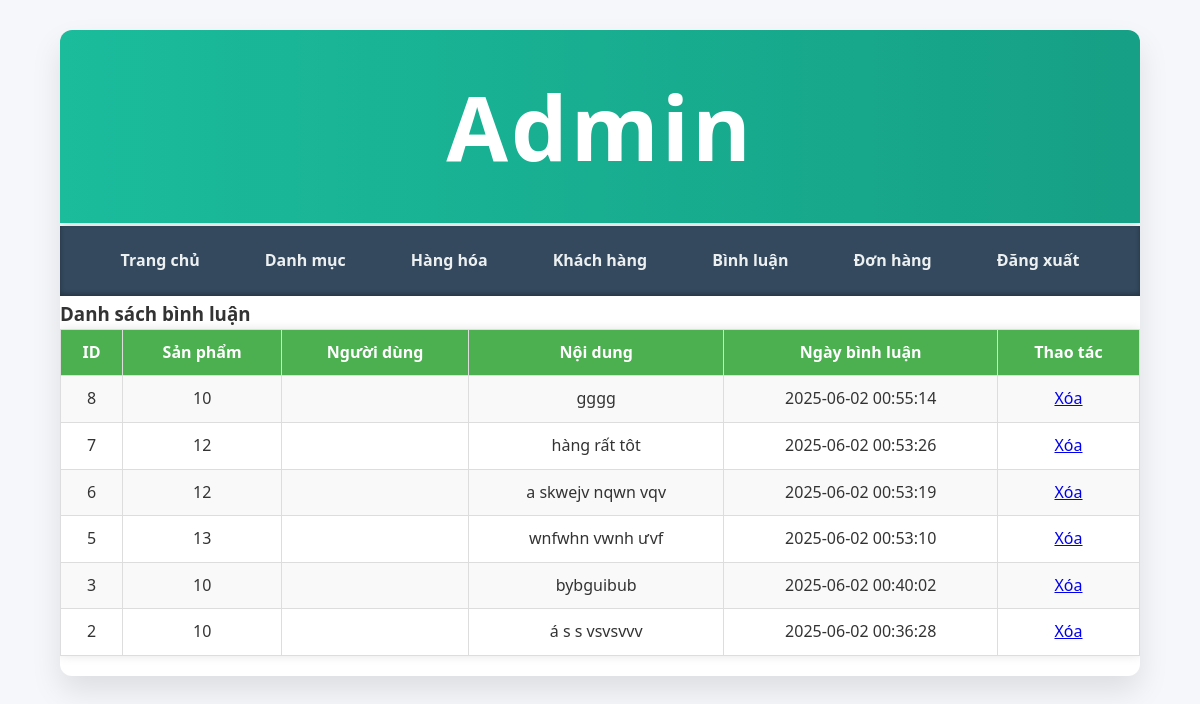
/admin/index.php?act=dsbl (signed in), run on the app's committed database.
### tables this page shows
CREATE TABLE `binhluan` (
  `id` int NOT NULL,
  `noidung` text NOT NULL,
  `iduser` int NOT NULL,
  `idpro` int NOT NULL,
  `ngaybinhluan` datetime NOT NULL DEFAULT CURRENT_TIMESTAMP
);

### model/pdo.php (called while the page is built, shortened)
<?php
function pdo_get_connection(){
    $dburl = "mysql:host=localhost;dbname=nhom3_duan1;charset=utf8";
    $username = 'root';
    $password = '';
    $conn = new PDO($dburl, $username, $password);
    $conn->setAttribute(PDO::ATTR_ERRMODE, PDO::ERRMODE_EXCEPTION);
    return $conn;
}
function pdo_query($sql){
    $sql_args = array_slice(func_get_args(), 1);
    try{
        $conn = pdo_get_connection();
        $stmt = $conn->prepare($sql);
        $stmt->execute($sql_args);
        $rows = $stmt->fetchAll();
        return $rows;
    }
    catch(PDOException $e){
        throw $e;
    }
    finally{
        unset($conn);
    }
}

### model/binhluan.php (called while the page is built, shortened)
<?php
function loadAll_binhluan() {
    $sql = "SELECT bl.*, u.username
            FROM binhluan bl
            LEFT JOIN user u ON bl.iduser = u.id
            ORDER BY bl.id DESC";
    return pdo_query($sql);
}

### view/binhluan/list.php (the view)
<h3>Danh sách bình luận</h3>
<table>
    <tr>
        <th>ID</th>
        <th>Sản phẩm</th>
        <th>Người dùng</th>
        <th>Nội dung</th>
        <th>Ngày bình luận</th>
        <th>Thao tác</th>
    </tr>
  <?php if (!empty($listbl)): ?>
    <?php foreach ($listbl as $bl): ?>
        <tr>
            <td><?= $bl['id'] ?></td>
            <td><?= $bl['idpro'] ?></td>
            <td><?= $bl['username'] ?></td>
            <td><?= $bl['noidung'] ?></td>
            <td><?= $bl['ngaybinhluan'] ?></td>
            <td>
                    <a href="index.php?act=xoabl&id=<?= $bl['id'] ?>" onclick="return confirm('Bạn chắc chắn muốn xóa bình luận này?');">Xóa</a>
                </td>
        </tr>
    <?php endforeach; ?>
<?php else: ?>
    <tr><td colspan="6">Không có bình luận nào.</td></tr>
<?php endif; ?>
</table>

### view/css/css.css (style rules this page uses)
body { font-family: 'Roboto', Arial, sans-serif; margin: 0; padding: 0; background-color: #f4f4f4; }
table { width: 100%; border-collapse: collapse; margin-bottom: 20px; box-shadow: 0 0 10px rgba(0, 0, 0, 0.1); }
table th, table td { padding: 10px; text-align: center; border: 1px solid #ddd; }
table th { background-color: #4CAF50; color: white; }
table tr:nth-child(even) { background-color: #f9f9f9; }
* { box-sizing: border-box; }
* { box-sizing: border-box; margin: 0; padding: 0; font-family: 'Segoe UI', Tahoma, Geneva, Verdana, sans-serif; }
body { background: #f5f7fa; color: #333; font-size: 16px; line-height: 1.6; min-height: 100vh; }

### data on the page
binhluan: id "8", idpro "10", noidung "gggg", ngaybinhluan "2025-06-02 00:55:14"
binhluan: id "7", idpro "12", noidung "hàng rất tôt", ngaybinhluan "2025-06-02 00:53:26"
binhluan: id "6", idpro "12", noidung "a skwejv nqwn vqv", ngaybinhluan "2025-06-02 00:53:19"
binhluan: id "5", idpro "13", noidung "wnfwhn vwnh ưvf", ngaybinhluan "2025-06-02 00:53:10"
binhluan: id "3", idpro "10", noidung "bybguibub", ngaybinhluan "2025-06-02 00:40:02"
binhluan: id "2", idpro "10", noidung "á s s vsvsvvv", ngaybinhluan "2025-06-02 00:36:28"
